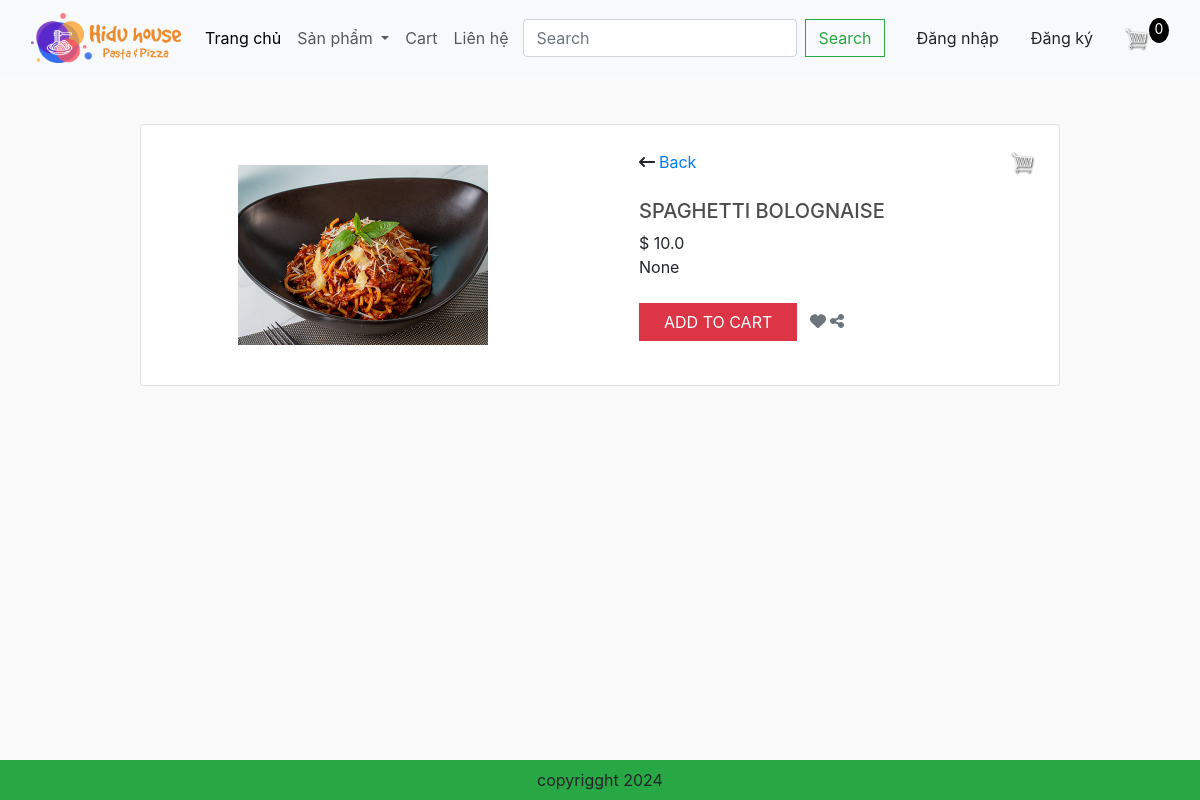
Screenshot of /detail/?id=7 with the database file from the repository.
### app/models.py (models this page shows, shortened)
class Product(models.Model):
    category = models.ManyToManyField(Category,related_name='product')
    name = models.CharField(max_length=200, null=True)
    price = models.FloatField()
    digital =  models.BooleanField(default=False, null=True, blank=False)
    image = models.ImageField(null=True, blank=True)
    detail = models.TextField(null=True, blank=True)
    @property
    def ImageURL(self):
        try:
            url = self.image.url
        except:
            url = ''
        return url

### app/views.py (the view)
# urls.py: path('detail/', views.detail, name='detail'),
def detail(request):
    if request.user.is_authenticated:
        customer = request.user.customer
        order, created = Order.objects.get_or_create(customer = customer, complete = False)
        items = order.orderitem_set.all()
        cartItems = order.get_cart_items
        user_not_login = "hidden"
        user_login = "show"
    else:
        items = []
        order ={'get_cart_items':0, 'get_cart_total':0}
        cartItems = order['get_cart_items']
        user_not_login = "show"
        user_login = "hidden"
    id = request.GET.get('id','')
    products = Product.objects.filter(id=id)
    categories = Category.objects.filter(is_sub=False)
    active_category = request.GET.get('category','')
    context = {
        'products':products,
        'categories':categories,
        'active_category':active_category,
        'items': items,
        'order': order,
        'cartItems':cartItems,
        'user_not_login':user_not_login,
        'user_login':user_login
    }
    return render(request, 'app/detail.html', context)

### app/templates/app/detail.html (shortened to what this page needs)
{% extends "app/base.html" %}
{% load static %}
    {% block login %}
    {% for product in products %}
      <div class="container mt-5 mb-5">
        <div class="row d-flex justify-content-center">
            <div class="col-md-10">
                <div class="card">
                    <div class="row">
                        <div class="col-md-6">
                            <div class="images p-3">
                                <div class="text-center p-4"> <img id="main-image" src="{{product.ImageURL}}" width="250" /> </div>
                            </div>
                        </div>
                        <div class="col-md-6">
                            <div class="product p-4">
                                <div class="d-flex justify-content-between align-items-center">
                                    <div class="d-flex align-items-center">
                                       <i class="fa fa-long-arrow-left"></i>
                                        <span class="ml-1">
                                          <a href="{% url 'home' %}">Back</a>
                                        </span>
                                    </div>
                                    <div class='form-inline my-2 my-lg-0'>
                                      <a href="{% url 'cart' %}"><img id="cart-icon" src="{% static 'images/cart.png' %}"></a>
                                    </div>
                                </div>
                                <div class="mt-4 mb-3">
                                    <h5 class="text-uppercase">{{product.name}}</h5>
                                    <div class="price d-flex flex-row align-items-center"> <span class="act-price">$ {{product.price}}</span>
                                </div>
                                <p class="about">{{product.detail}}</p>
                                <div class="cart mt-4 align-items-center"> <button  data-product={{product.id}} data-action = "add" class="btn btn-danger text-uppercase mr-2 px-4 add-btn update-cart">Add to cart</button>
                                   <i class="fa fa-heart text-muted"></i> <i class="fa fa-share-alt text-muted"></i> </div>
                            </div>
                        </div>
                    </div>
                </div>
            </div>
        </div>
    </div>
    {% endfor %}
    {% endblock login %}

### app/static/app/css/main.css (style rules this page uses)
body { background-color: hsl(0, 0%, 98%); }
h1,h2,h3,h4,h5,h6 { color:hsl(0, 0%, 30%); }
.product { border-radius: 0 0 4px 4px; }
#cart-icon { width:25px; display: inline-block; margin-left: 15px; }
.btn { border-radius: 0; }

### rows the page displays
Product: ImageURL (picture), name "SPAGHETTI BOLOGNAISE", price "10.0", detail "None"

### other values shown
{{ cartItems }} "0"
